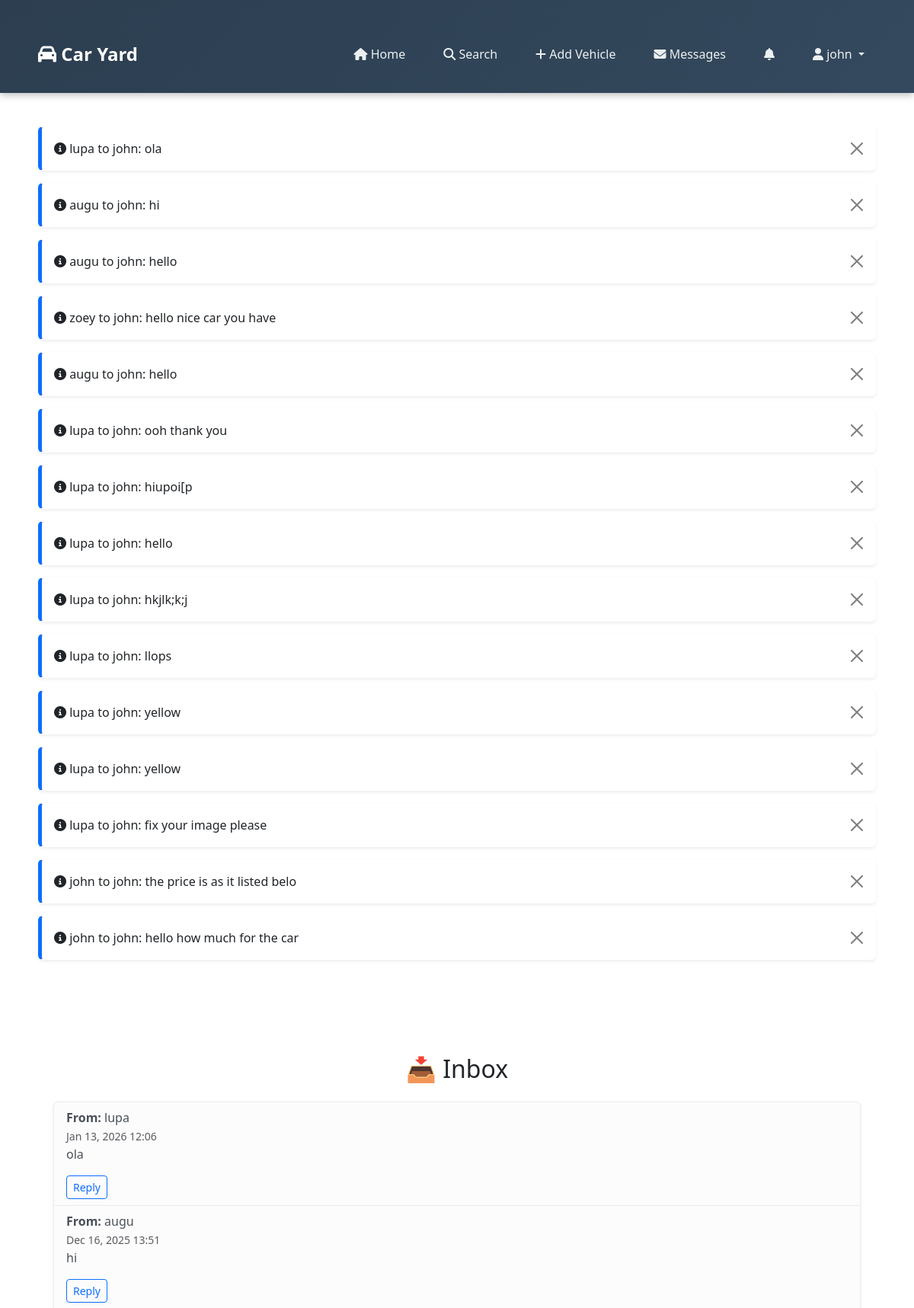
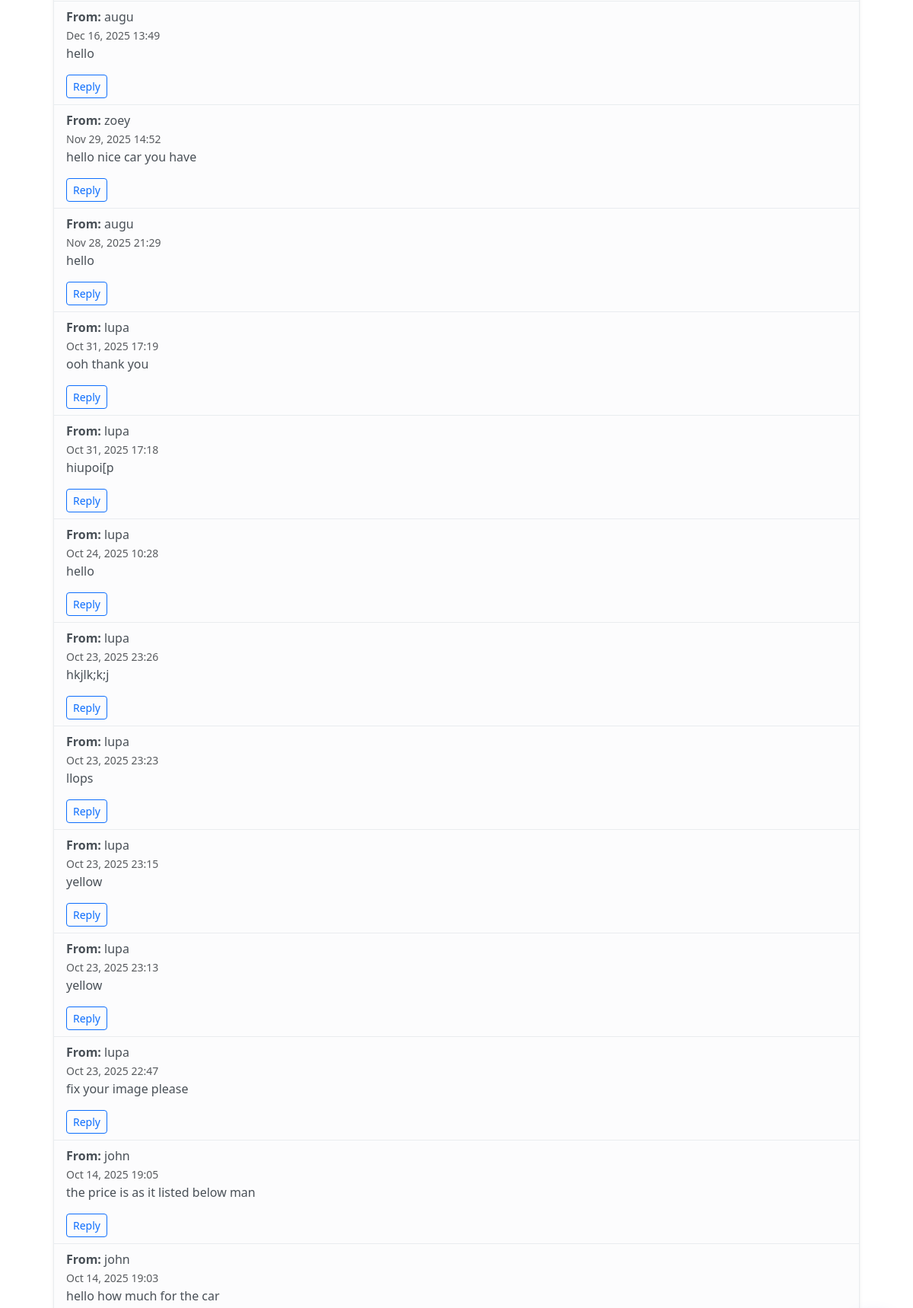
The page /inbox/ (signed in, upper part) on the database its author committed (2 pictures, top to bottom).
### caryard/models.py (models this page shows)
class Messages(models.Model):
    sender = models.ForeignKey(User, on_delete=models.CASCADE, related_name="sent_messages")
    receiver = models.ForeignKey(User, on_delete=models.CASCADE, related_name="received_messages")
    content = models.TextField()
    timestamp = models.DateTimeField(auto_now_add=True)
    is_read = models.BooleanField(default=False)
    class Meta:
        ordering = ['timestamp']
    def __str__(self):
        return f"{self.sender.username} to {self.receiver.username}: {self.content[:30]}"

### caryard/views.py (the view)
# urls.py: path('inbox/', views.inbox, name='inbox'),
@login_required
def inbox(request):
    messages_received = Messages.objects.filter(receiver=request.user).order_by('-timestamp')
    return render(request, 'inbox.html', {'messages': messages_received})

### caryard/templates/inbox.html
{% extends 'base.html' %} {% block content %}
<div class="container mt-4">
    <h2 class="text-center mb-4">📥 Inbox</h2>
    {% if messages %}
    <ul class="list-group shadow-sm">
        {% for msg in messages %}
        <li class="list-group-item {% if not msg.is_read %}list-group-item-light{% endif %}">
            <strong>From:</strong> {{ msg.sender.username }}<br>
            <small class="text-muted">{{ msg.timestamp|date:"M d, Y H:i" }}</small>
            <p>{{ msg.content }}</p>
            <a href="{% url 'send_message' msg.sender.username %}" class="btn btn-sm btn-outline-primary">Reply</a>
        </li>
        {% endfor %}
    </ul>
    {% else %}
    <p class="text-muted text-center">You have no messages.</p>
    {% endif %}
</div>
{% endblock %}

### caryard/templates/base.html (shortened to what this page needs)
{% load static %}
<!DOCTYPE html>
<html lang="en">
<head>
    <link href="https://cdn.jsdelivr.net/npm/bootstrap@5.3.2/dist/css/bootstrap.min.css" rel="stylesheet">
    <link href="https://cdnjs.cloudflare.com/ajax/libs/font-awesome/6.5.0/css/all.min.css" rel="stylesheet">
    <link href="{% static 'carousel.css' %}" rel="stylesheet">
</head>
<body class="car-yard-app">
    <nav class="navbar navbar-expand-lg navbar-dark bg-dark">
        <div class="container">
            <a class="navbar-brand" href="{% url 'home' %}">
                <i class="fa fa-car"></i> Car Yard
            </a>
            <div class="collapse navbar-collapse" id="navbarNav">
                <ul class="navbar-nav ms-auto">
                    <li class="nav-item"><a class="nav-link" href="{% url 'home' %}"><i class="fa fa-home"></i> Home</a></li>
                    <li class="nav-item"><a class="nav-link" href="{% url 'search' %}"><i class="fa fa-search"></i> Search</a></li>
                    <li class="nav-item"><a class="nav-link" href="{% url 'add_vehicle' %}"><i class="fa fa-plus"></i> Add Vehicle</a></li>
                    {% if user.is_authenticated %}
                    <li class="nav-item"><a class="nav-link" href="{% url 'inbox' %}"><i class="fa fa-envelope"></i> Messages</a></li>
                    <li class="nav-item">
                        <a class="nav-link position-relative" href="{% url 'notifications' %}">
                            <i class="fa fa-bell"></i>
                        </a>
                    </li>
                    <li class="nav-item dropdown">
                        <a class="nav-link dropdown-toggle" href="#" id="navbarDropdown" role="button" data-bs-toggle="dropdown" aria-expanded="false">
                            <i class="fa fa-user"></i> {{ user.username }}
                        </a>
                    </li>
                    {% endif %}
                </ul>
            </div>
        </div>
    </nav>
    <div class="container mt-4 app-alerts">
        {% if messages %} {% for message in messages %}
        <div class="alert alert-{{ message.tags }} alert-dismissible fade show shadow-sm
                        {% if message.tags == 'success' %} alert-border-success
                        {% elif message.tags == 'error' or message.tags == 'danger' %} alert-border-danger
                        {% elif message.tags == 'warning' %} alert-border-warning
                        {% else %} alert-border-info {% endif %}" role="alert">
            <i class="fa
                            {% if message.tags == 'success' %} fa-check-circle
                            {% elif message.tags == 'error' or message.tags == 'danger' %} fa-times-circle
                            {% elif message.tags == 'warning' %} fa-exclamation-triangle
                            {% else %} fa-info-circle {% endif %}">
            </i> {{ message }}
            <button type="button" class="btn-close" data-bs-dismiss="alert" aria-label="Close"></button>
        </div>
        {% endfor %} {% endif %}
    </div>
    <div class="container mt-4 app-content">
        {% block content %}{% endblock %}
    </div>
</body>
</html>

### static/carousel.css (style rules this page uses)
.container { position: relative; z-index: 10; background: transparent; border-radius: 10px; margin-top: 20px; padding: 20px; }

### rows shown on the page
Messages: sender+receiver+content "lupa to john: ola", sender.username "lupa", timestamp "Jan 13, 2026 12:06", content "ola"
Messages: sender+receiver+content "augu to john: hi", sender.username "augu", timestamp "Dec 16, 2025 13:51", content "hi"
Messages: sender+receiver+content "augu to john: hello", sender.username "augu", timestamp "Dec 16, 2025 13:49", content "hello"
Messages: sender+receiver+content "zoey to john: hello nice car you have", sender.username "zoey", timestamp "Nov 29, 2025 14:52", content "hello nice car you have"
Messages: sender+receiver+content "augu to john: hello", sender.username "augu", timestamp "Nov 28, 2025 21:29", content "hello"
Messages: sender+receiver+content "lupa to john: ooh thank you", sender.username "lupa", timestamp "Oct 31, 2025 17:19", content "ooh thank you"
Messages: sender+receiver+content "lupa to john: hiupoi[p", sender.username "lupa", timestamp "Oct 31, 2025 17:18", content "hiupoi[p"
Messages: sender+receiver+content "lupa to john: hello", sender.username "lupa", timestamp "Oct 24, 2025 10:28", content "hello"
Messages: sender+receiver+content "lupa to john: hkjlk;k;j", sender.username "lupa", timestamp "Oct 23, 2025 23:26", content "hkjlk;k;j"
Messages: sender+receiver+content "lupa to john: llops", sender.username "lupa", timestamp "Oct 23, 2025 23:23", content "llops"
Messages: sender+receiver+content "lupa to john: yellow", sender.username "lupa", timestamp "Oct 23, 2025 23:15", content "yellow"
Messages: sender+receiver+content "lupa to john: yellow", sender.username "lupa", timestamp "Oct 23, 2025 23:13", content "yellow"
Messages: sender+receiver+content "lupa to john: fix your image please", sender.username "lupa", timestamp "Oct 23, 2025 22:47", content "fix your image please"
Messages: sender+receiver+content "john to john: the price is as it listed belo", sender.username "john", timestamp "Oct 14, 2025 19:05", content "the price is as it listed below man"
Messages: sender+receiver+content "john to john: hello how much for the car", sender.username "john", timestamp "Oct 14, 2025 19:03", content "hello how much for the car"

### other values the page prints
{{ user.username }} "john"
